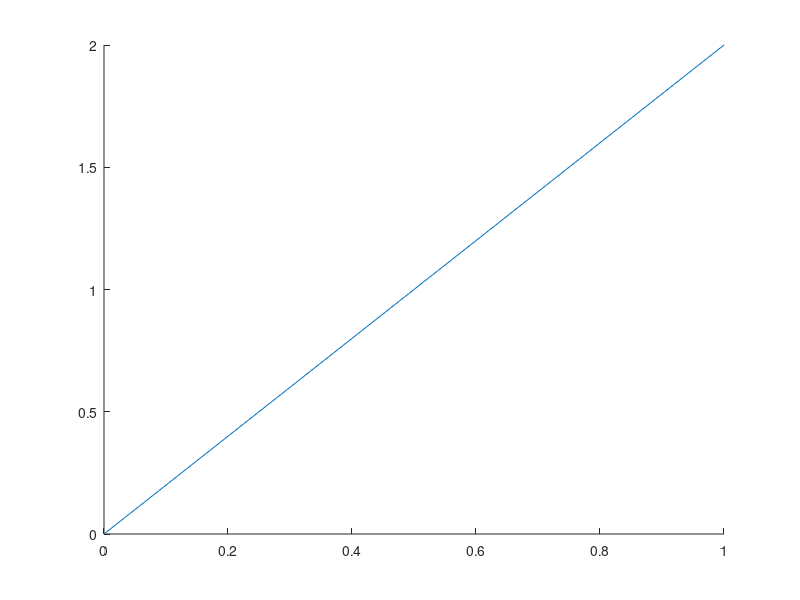
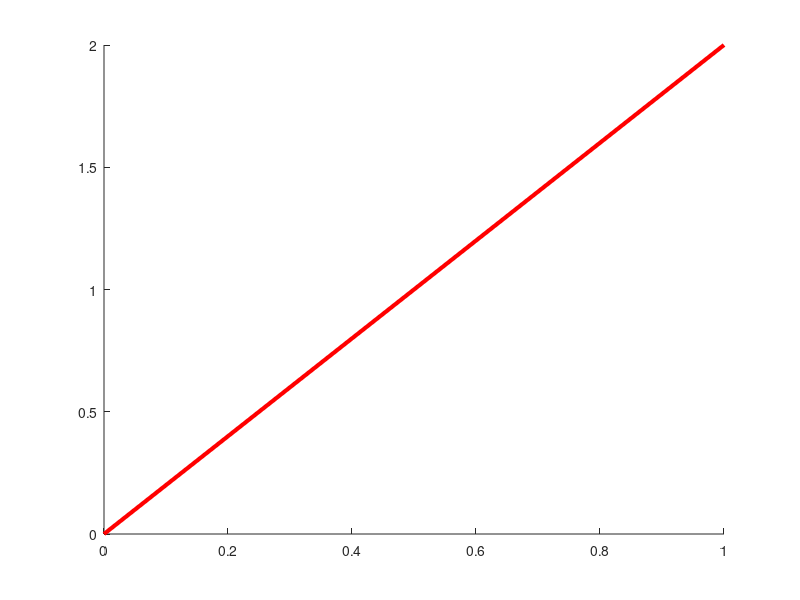
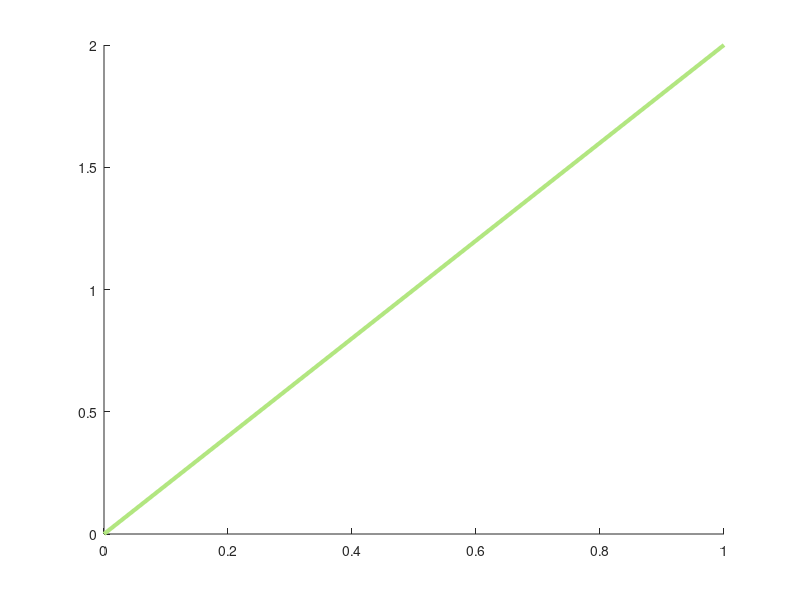
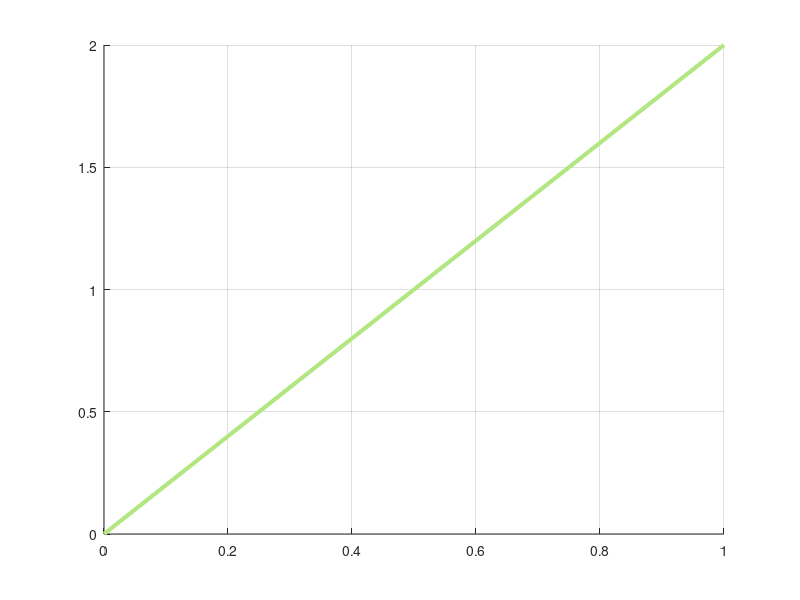

These charts were generated, in order, by the following MATLAB code:
close all;
clear all;
home;

x_data = [0;1];
y_data = [0;2];
z_data = [0;3];

figure;
line(x_data, y_data, z_data);

figure;
line(x_data, y_data, z_data, 'LineWidth', 3, 'Color', 'r');

figure;
line(x_data, y_data, z_data, 'LineWidth', 3, 'Color', [0.7;0.9;0.5]);

figure;
handle = line(x_data, y_data, z_data, 'LineWidth', 3, 'Color', [0.7;0.9;0.5]);
set(handle, 'Xdata', x_data, 'Ydata', y_data, 'Zdata', z_data);
grid on;

figure;
handle = quiver3(0,0,0,0,0,0, 'LineWidth', 3, 'Color', [0.7;0.9;0.5]);
set(handle, 'Xdata', 1, 'Ydata', 2, 'Zdata', 3);
grid on;